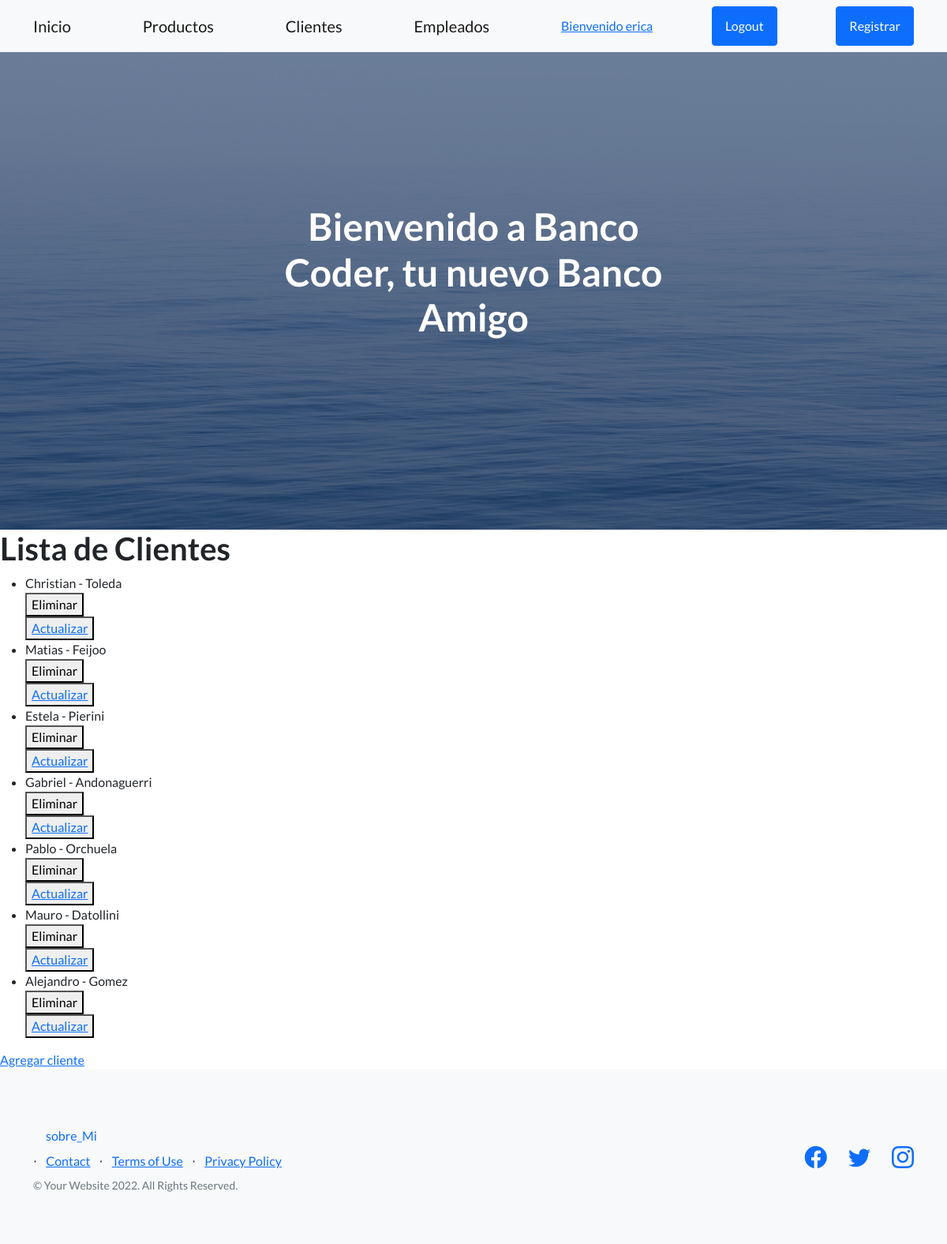
The app's page /titulocliente/ (signed in) with its own data.
### Appbank/models.py (models this page shows)
class Cliente(models.Model):
    nombre = models.CharField(max_length=30)
    apellido = models.CharField(max_length=30)
    documento = models.IntegerField()
    nro_cuenta = models.IntegerField()
    def __str__(self):
        return f'{self.nombre} - {self.apellido}'

### Appbank/views.py (the view)
# urls.py: path('titulocliente/', listadoclientes, name="Clientes"),
def listadoclientes(request):  #lista clientes
    clientes = Cliente.objects.all()
    contexto= {"clientes" : clientes}
    return render(request, "leerclientes.html", contexto)

### Appbank/templates/leerclientes.html
{% extends "padre.html" %}
{% block contenidoquecambia %}
<h1>Lista de Clientes</h1>
    <ul>
        {% for cliente in clientes%}
            <li>
                {{cliente}}
            </li>
            <div>
                <form action ="{% url 'EliminaCliente' cliente.id %}" method="POST">{% csrf_token %}
                    <button type = "submit"> Eliminar </button>
                </form>
                <button>
                    <a href="{% url 'EditarCliente' cliente.id %}"> Actualizar </a>
                </button>
            </div>
            {%endfor%}
    </ul>
        <a href="{% url 'ClienteFormulario' %}"> Agregar cliente</a>
{% endblock contenidoquecambia %}

### Appbank/templates/padre.html (shortened to what this page needs)
<!DOCTYPE html>
<html lang="en">
    <head>
        {% load  static %}
        <link href="https://cdn.jsdelivr.net/npm/bootstrap-icons@1.5.0/font/bootstrap-icons.css" rel="stylesheet" type="text/css" />
        <link href="{% static 'css/styles.css' %}" rel="stylesheet" />
    </head>
    <body>
        <nav class="navbar navbar-light bg-light static-top">
            <div class="container">
                <a class="navbar-brand" href="{% url 'Inicio' %}">Inicio</a>
                <a class="navbar-brand" href="{% url 'Productos' %}">Productos</a>
                <a class="navbar-brand" href="{% url 'Clientes' %}">Clientes</a>
                <a class="navbar-brand" href="{% url 'Empleados' %}">Empleados</a>
                {% if user.is_authenticated %}
                <a href="{% url 'EditarPerfil' %}">Bienvenido {{user.username}}</a>
                <a class="btn btn-primary" href="{% url 'Logout' %}">Logout</a>
                {% else %}
                    <a class="btn btn-primary" href="{% url 'Login' %}">Login</a>
                {% endif %}
                <a class="btn btn-primary" href="{% url 'Registrar' %}">Registrar</a>
            </div>
        </nav>
        <header class="masthead">
            <div class="container position-relative">
                <div class="row justify-content-center">
                    <div class="col-xl-6">
                        <div class="text-center text-white">
                            <h1 class="mb-5">Bienvenido a Banco Coder, tu nuevo Banco Amigo</h1>
                        </div>
                    </div>
                </div>
            </div>
        </header>
        {% block contenidoquecambia %}
        {% endblock contenidoquecambia %}
        <footer class="footer bg-light">
            <div class="container">
                <div class="row">
                    <div class="col-lg-6 h-100 text-center text-lg-start my-auto">
                        <ul class="list-inline mb-2">
                            <li class="nav-item"></li><a class="nav-link active" aria-current="page" href="/sobremi"> sobre_Mi </a></li>
                            <li class="list-inline-item">⋅</li>
                            <li class="list-inline-item"><a href="#!">Contact</a></li>
                            <li class="list-inline-item">⋅</li>
                            <li class="list-inline-item"><a href="#!">Terms of Use</a></li>
                            <li class="list-inline-item">⋅</li>
                            <li class="list-inline-item"><a href="#!">Privacy Policy</a></li>
                        </ul>
                        <p class="text-muted small mb-4 mb-lg-0">&copy; Your Website 2022. All Rights Reserved.</p>
                    </div>
                    <div class="col-lg-6 h-100 text-center text-lg-end my-auto">
                        <ul class="list-inline mb-0">
                            <li class="list-inline-item me-4">
                                <a href="#!"><i class="bi-facebook fs-3"></i></a>
                            </li>
                            <li class="list-inline-item me-4">
                                <a href="#!"><i class="bi-twitter fs-3"></i></a>
                            </li>
                            <li class="list-inline-item">
                                <a href="#!"><i class="bi-instagram fs-3"></i></a>
                            </li>
                        </ul>
                    </div>
                </div>
            </div>
        </footer>
    </body>
</html>

### records on screen
Cliente: nombre+apellido "Christian - Toleda"
Cliente: nombre+apellido "Matias - Feijoo"
Cliente: nombre+apellido "Estela - Pierini"
Cliente: nombre+apellido "Gabriel - Andonaguerri"
Cliente: nombre+apellido "Pablo - Orchuela"
Cliente: nombre+apellido "Mauro - Datollini"
Cliente: nombre+apellido "Alejandro - Gomez"

### other values on screen
{{ user.username }} "erica"
